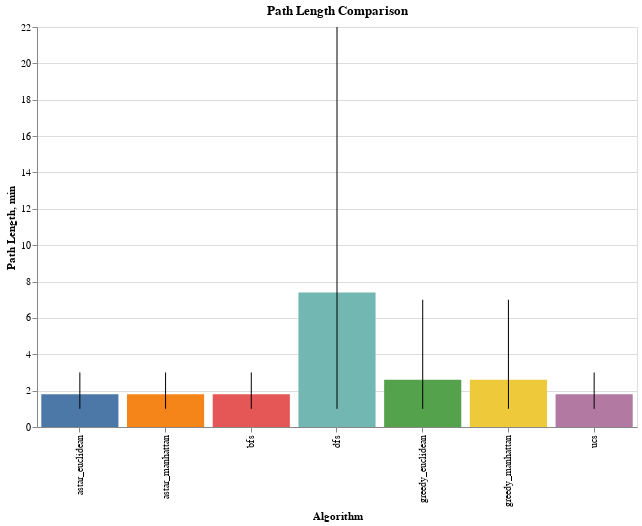

Notebook cell for this chart:
### Code cell
create_performance_charts(
    sim_results_graph, metric='path_length', title='Path Length Comparison')

### Figure 1 — Vega-Lite specification as saved in the notebook (floating-point values rounded to 4 significant figures)
{"config": {"view": {"continuousWidth": 300, "continuousHeight": 300}}, "layer": [{"mark": {"type": "bar"}, "encoding": {"color": {"field": "algorithm", "legend": null, "type": "nominal"}, "x": {"field": "algorithm", "sort": null, "title": "Algorithm", "type": "nominal"}, "y": {"field": "mean", "title": "Path Length", "type": "quantitative"}}}, {"mark": {"type": "errorbar"}, "encoding": {"x": {"field": "algorithm", "type": "nominal"}, "y": {"field": "min", "type": "quantitative"}, "y2": {"field": "max"}}}], "data": {"name": "data-63c7b63b11f910d9e567316859eab979"}, "height": 400, "title": "Path Length Comparison", "width": 600, "$schema": "https://vega.github.io/schema/vega-lite/v5.20.1.json", "datasets": {"data-63c7b63b11f910d9e567316859eab979": [{"algorithm": "astar_euclidean", "mean": 1.8, "median": 2.0, "std": 0.8367, "min": 1, "max": 3}, {"algorithm": "astar_manhattan", "mean": 1.8, "median": 2.0, "std": 0.8367, "min": 1, "max": 3}, {"algorithm": "bfs", "mean": 1.8, "median": 2.0, "std": 0.8367, "min": 1, "max": 3}, {"algorithm": "dfs", "mean": 7.4, "median": 2.0, "std": 9.182, "min": 1, "max": 22}, {"algorithm": "greedy_euclidean", "mean": 2.6, "median": 2.0, "std": 2.51, "min": 1, "max": 7}, {"algorithm": "greedy_manhattan", "mean": 2.6, "median": 2.0, "std": 2.51, "min": 1, "max": 7}, {"algorithm": "ucs", "mean": 1.8, "median": 2.0, "std": 0.8367, "min": 1, "max": 3}]}}
